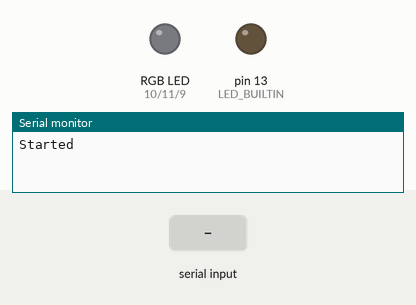
A sketch run on a simulated Arduino Nano, built with avr-gcc and run on an emulated ATmega328P. Shown: an RGB LED mixed from three pins (HIGH = lit), output pins drawn as LEDs (lit = HIGH), the last lines printed to the serial monitor. The inputs (shaded band) are chosen by the test bench. Random numbers use the default seed unless the sketch sets one.

Above: at 1.2 s.
1.3 s: "BLUE" received over Serial
At 3.3 s:
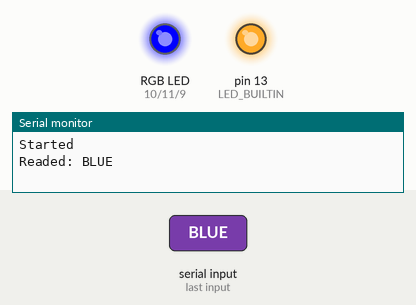
3.8 s: "RED" received over Serial
At 5.2 s:
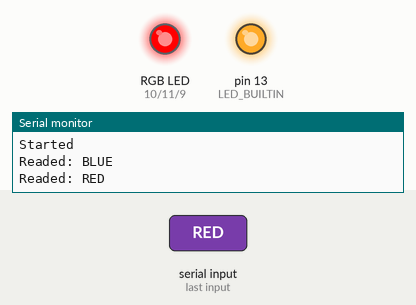
6.3 s: "GREEN" received over Serial
At 8.3 s:
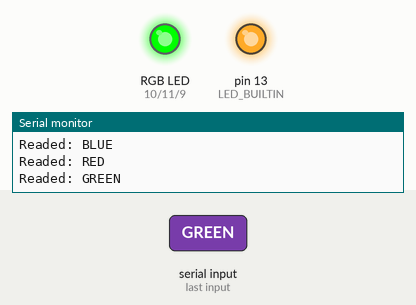
8.8 s: "WHITE" received over Serial
At 10.3 s:
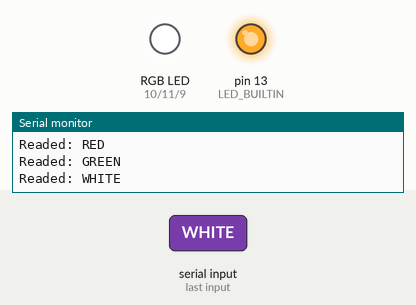
11.3 s: "PURPLE" received over Serial
At 13.4 s:
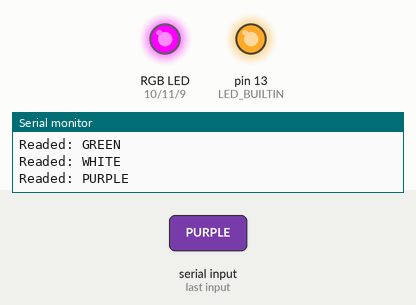
13.8 s: "PINK" received over Serial
At 15.2 s:
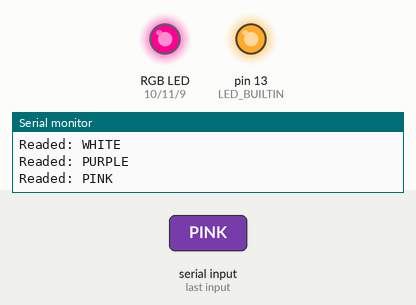
Timing chart, 0 to 16.8 s (numbered marks = the images above; inputs shaded):
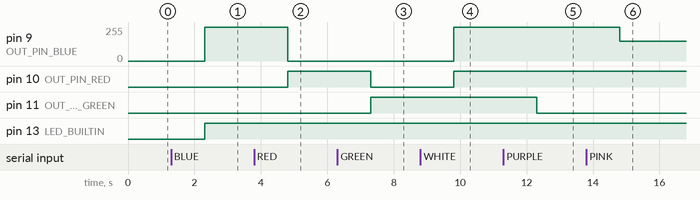

The sketch:

SmartLamp.ino
```cpp
/**
 * @author: Polyakov Daniil
 * @mail: arjentix@gmail.com
 * @github: Arjentix
 * @date: 04.11.2019
 */

/**
 * Firmware for Smart Lamp based on Arduino Nano
 */

#define OUT_PIN_BLUE 9		// D9
#define OUT_PIN_RED 10		// D10
#define OUT_PIN_GREEN 11	// D11
#define HAPPY_NEW_YEAR_BLINK_TIMEOUT 1500

bool happy_new_year = false;

void turnoff_all() {
	digitalWrite(OUT_PIN_BLUE,  LOW);
	digitalWrite(OUT_PIN_RED, LOW);
	digitalWrite(OUT_PIN_GREEN, LOW);
	digitalWrite(LED_BUILTIN, LOW);
  happy_new_year = false;
}


void setup() {
	Serial.begin(9600);
	pinMode(OUT_PIN_RED, OUTPUT);
	pinMode(OUT_PIN_GREEN, OUTPUT);
	pinMode(OUT_PIN_BLUE, OUTPUT);
	pinMode(LED_BUILTIN, OUTPUT);

	// Setting pins to HIGH cause relay works with LOW signal
	digitalWrite(OUT_PIN_RED, LOW);
	digitalWrite(OUT_PIN_GREEN, LOW);
	digitalWrite(OUT_PIN_BLUE, LOW);

  randomSeed(analogRead(0));

	Serial.println("Started");
}

void loop() {
	if (Serial.available()) {
		String command = Serial.readString();
		Serial.print("Readed: ");
		Serial.println(command);

    if (command == "OFF") {
		  turnoff_all();
    }
		if (command == "BLUE") {
      turnoff_all();

			digitalWrite(OUT_PIN_BLUE, HIGH);

			digitalWrite(LED_BUILTIN, HIGH);
		}
		if (command == "RED") {
      turnoff_all();

			digitalWrite(OUT_PIN_RED, HIGH);

			digitalWrite(LED_BUILTIN, HIGH);
		}
		if (command == "GREEN") {
      turnoff_all();

			digitalWrite(OUT_PIN_GREEN, HIGH);

			digitalWrite(LED_BUILTIN, HIGH);
		}
    if (command == "WHITE") {
      turnoff_all();

      digitalWrite(OUT_PIN_RED, HIGH);
      digitalWrite(OUT_PIN_GREEN, HIGH);
      digitalWrite(OUT_PIN_BLUE, HIGH);

      digitalWrite(LED_BUILTIN, HIGH);
    }
		if (command == "PURPLE") {
      turnoff_all();

			digitalWrite(OUT_PIN_RED, HIGH);
			digitalWrite(OUT_PIN_BLUE, HIGH);

			digitalWrite(LED_BUILTIN, HIGH);
		}
		if (command == "PINK") {
      turnoff_all();

			analogWrite(OUT_PIN_RED, 255);
			analogWrite(OUT_PIN_GREEN, 0);
			analogWrite(OUT_PIN_BLUE, 147);

			digitalWrite(LED_BUILTIN, HIGH);
		}
    if (command == "RANDOM") {
      turnoff_all();

      analogWrite(OUT_PIN_RED, random(255));
      analogWrite(OUT_PIN_GREEN, random(255));
      analogWrite(OUT_PIN_BLUE, random(255));

      digitalWrite(LED_BUILTIN, HIGH);
    }
    if (command == "HAPPY NEW YEAR") {
      turnoff_all();

      happy_new_year = true;

      digitalWrite(LED_BUILTIN, HIGH);
    }
	}
  else if (happy_new_year) {
    static unsigned long int loop_count = 0;
    if (loop_count == 0) {
      turnoff_all();
      happy_new_year = true;

      digitalWrite(OUT_PIN_RED, HIGH);

      digitalWrite(LED_BUILTIN, HIGH);
      Serial.println("Red");
    }
    else if (loop_count == HAPPY_NEW_YEAR_BLINK_TIMEOUT) {
      turnoff_all();
      happy_new_year = true;

      digitalWrite(OUT_PIN_GREEN, HIGH);

      Serial.println("White");
    }
    else if (loop_count == 2 * HAPPY_NEW_YEAR_BLINK_TIMEOUT) {
      loop_count = -1;
    }
    delay(1);
    ++loop_count;
  }
}
```

Measured:
- after the input at 1.3 s, pin 9 (OUT_PIN_BLUE): 0/255 → 255/255 after 1.0 s; pin 13 (LED_BUILTIN): LOW → HIGH after 1.0 s
- after the input at 3.8 s, pin 9 (OUT_PIN_BLUE): 255/255 → 0/255 after 1.0 s; pin 10 (OUT_PIN_RED): LOW → HIGH after 1.0 s
- after the input at 6.3 s, pin 10 (OUT_PIN_RED): HIGH → LOW after 1.0 s; pin 11 (OUT_PIN_GREEN): LOW → HIGH after 1.0 s
- after the input at 8.8 s, pin 9 (OUT_PIN_BLUE): 0/255 → 255/255 after 1.0 s; pin 10 (OUT_PIN_RED): LOW → HIGH after 1.0 s
- after the input at 11.3 s, pin 11 (OUT_PIN_GREEN): HIGH → LOW after 1.0 s
- after the input at 13.8 s, pin 9 (OUT_PIN_BLUE): 255/255 → 147/255 after 1.0 s
